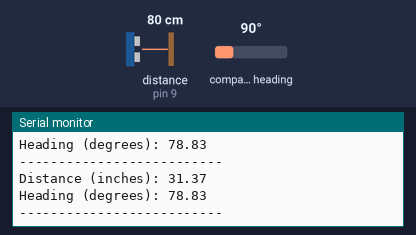
Simulated run of this sketch. Board: Arduino Uno, built with avr-gcc and run on an emulated ATmega328P. On the bench: the last lines printed to the serial monitor. Wiring (inferred from the names in the program): ultrasonic range finder: trigger pin 10; echo pin 9. Inputs (shaded band) come from the test bench; at power-on: distance to the obstacle (sensor on pin 9) 80 cm, compass heading 90°. The echo pulse lasts 58.3 µs per cm.

Above: at 1.3 s.
1.4 s: distance to the obstacle (sensor on pin 9) set to 2 cm
At 1.9 s:
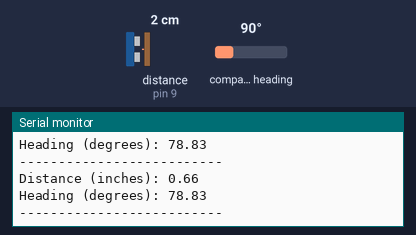
2.9 s: compass heading set to 7°
At 3.45 s:
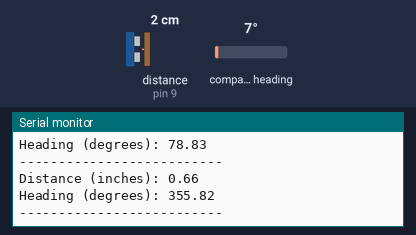
4.4 s: distance to the obstacle (sensor on pin 9) set to 4 cm
At 5.0 s:
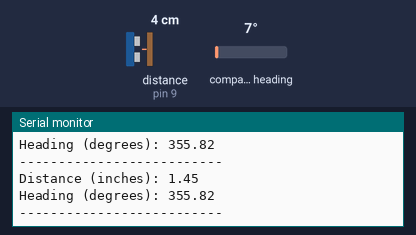
5.9 s: compass heading set to 180°
At 6.55 s:
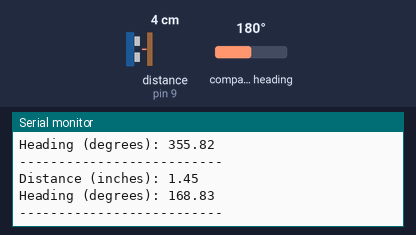
Timing chart, 0 to 8.4 s (numbered marks = the images above; inputs shaded):
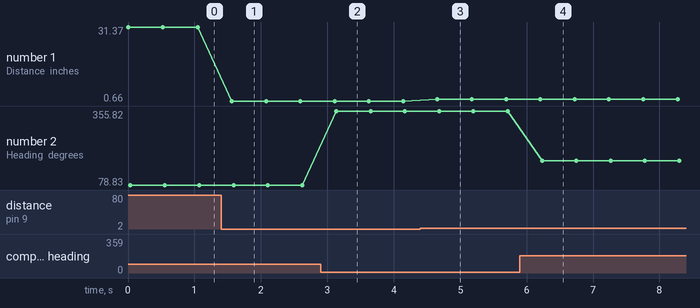

Measured:
- after the input at 1.4 s, the serial monitor: prints a new line after 0.16 s (image 1)
- after the input at 2.9 s, the serial monitor: prints a new line after 0.24 s (image 2)
- after the input at 4.4 s, the serial monitor: prints a new line after 0.26 s (image 3)
- after the input at 5.9 s, the serial monitor: prints a new line after 0.33 s (image 4)
- plotted number 1: 31.37 → 0.66 after the input at 1.4 s, 0.66 → 1.45 after the input at 4.4 s
- plotted number 2: 78.83 → 355.82 after the input at 2.9 s, 355.82 → 168.83 after the input at 5.9 s

The sketch:

magtest.ino
```cpp
  #include <Wire.h>
  #include <Adafruit_Sensor.h>
  #include <Adafruit_HMC5883_U.h>

  Adafruit_HMC5883_Unified mag = Adafruit_HMC5883_Unified(12345);
  const int trigPin = 10;
  const int echoPin = 9;

  double duration;
  double distance;

  void ultrasonicDist()
  {
    digitalWrite(trigPin, LOW);
    delayMicroseconds(2);
    // Sets the trigPin on HIGH state for 10 micro seconds
    digitalWrite(trigPin, HIGH);
    delayMicroseconds(10);
    digitalWrite(trigPin, LOW);
    // Reads the echoPin, returns the sound wave travel time in microseconds
    duration = pulseIn(echoPin, HIGH);
    // Calculating the distance
    distance= duration/2/74.0524781;
    // Prints the distance on the Serial Monitor
    Serial.print("Distance (inches): ");
    Serial.println(distance);
  }
  void magAngle()
  {
      sensors_event_t event;
  mag.getEvent(&event);
 float declinationAngle = -0.195;

  float heading = atan2(event.magnetic.y, event.magnetic.x);
  heading += declinationAngle;
  if(heading < 0)
    heading += 2*PI;

  // Check for wrap due to addition of declination.


  // Convert radians to degrees for readability.
  float headingDegrees = heading * 180/M_PI;

  Serial.print("Heading (degrees): "); Serial.println(headingDegrees);
  }
  void setup() {
  Serial.begin(9600);

  mag.begin();
  sensor_t sensor;
  mag.getSensor(&sensor);
  pinMode(trigPin, OUTPUT); // Sets the trigPin as an Output
  pinMode(echoPin, INPUT); // Sets the echoPin as an Input

  }

  void loop() {
  ultrasonicDist();
  magAngle();
  Serial.println("--------------------------");
  delay(500);
  }
```
